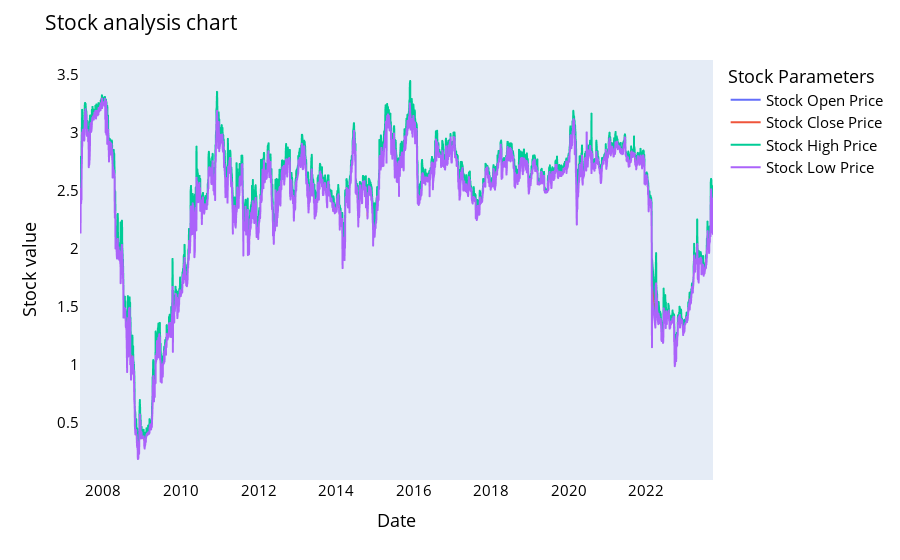

Source (notebook cell):
### Markdown cell above
## Trend comparision between stock price, open price, close price, high price, low price

### Code cell
names = cycle(['Stock Open Price','Stock Close Price','Stock High Price','Stock Low Price'])

fig = px.line(historical_prices, x=historical_prices.date, y=[historical_prices['open'], historical_prices['close'], 
                                          historical_prices['high'], historical_prices['low']],
             labels={'date': 'Date','value':'Stock value'})
fig.update_layout(title_text='Stock analysis chart', font_size=15, font_color='black',legend_title_text='Stock Parameters')
fig.for_each_trace(lambda t:  t.update(name = next(names)))
fig.update_xaxes(showgrid=False)
fig.update_yaxes(showgrid=False)

fig.show()

### Figure 1 — Plotly figure (JSON) as saved in the notebook; plotly's stock layout.template omitted (floating-point values rounded to 4 significant figures; data arrays with more than 128 entries replaced by an {"elided": "..."} marker saying what was removed)
{"data": [{"hovertemplate": "variable=open<br>Date=%{x}<br>Stock value=%{y}<extra></extra>", "legendgroup": "open", "line": {"color": "#636efa", "dash": "solid"}, "marker": {"symbol": "circle"}, "mode": "lines", "name": "Stock Open Price", "showlegend": true, "type": "scattergl", "x": {"elided": "4077 str values"}, "xaxis": "x", "y": {"elided": "4077 float values"}, "yaxis": "y"}, {"hovertemplate": "variable=close<br>Date=%{x}<br>Stock value=%{y}<extra></extra>", "legendgroup": "close", "line": {"color": "#EF553B", "dash": "solid"}, "marker": {"symbol": "circle"}, "mode": "lines", "name": "Stock Close Price", "showlegend": true, "type": "scattergl", "x": {"elided": "4077 str values"}, "xaxis": "x", "y": {"elided": "4077 float values"}, "yaxis": "y"}, {"hovertemplate": "variable=high<br>Date=%{x}<br>Stock value=%{y}<extra></extra>", "legendgroup": "high", "line": {"color": "#00cc96", "dash": "solid"}, "marker": {"symbol": "circle"}, "mode": "lines", "name": "Stock High Price", "showlegend": true, "type": "scattergl", "x": {"elided": "4077 str values"}, "xaxis": "x", "y": {"elided": "4077 float values"}, "yaxis": "y"}, {"hovertemplate": "variable=low<br>Date=%{x}<br>Stock value=%{y}<extra></extra>", "legendgroup": "low", "line": {"color": "#ab63fa", "dash": "solid"}, "marker": {"symbol": "circle"}, "mode": "lines", "name": "Stock Low Price", "showlegend": true, "type": "scattergl", "x": {"elided": "4077 str values"}, "xaxis": "x", "y": {"elided": "4077 float values"}, "yaxis": "y"}], "layout": {"font": {"color": "black", "size": 15}, "legend": {"title": {"text": "Stock Parameters"}, "tracegroupgap": 0}, "margin": {"t": 60}, "title": {"text": "Stock analysis chart"}, "xaxis": {"anchor": "y", "domain": [0, 1], "showgrid": false, "title": {"text": "Date"}}, "yaxis": {"anchor": "x", "domain": [0, 1], "showgrid": false, "title": {"text": "Stock value"}}}}
